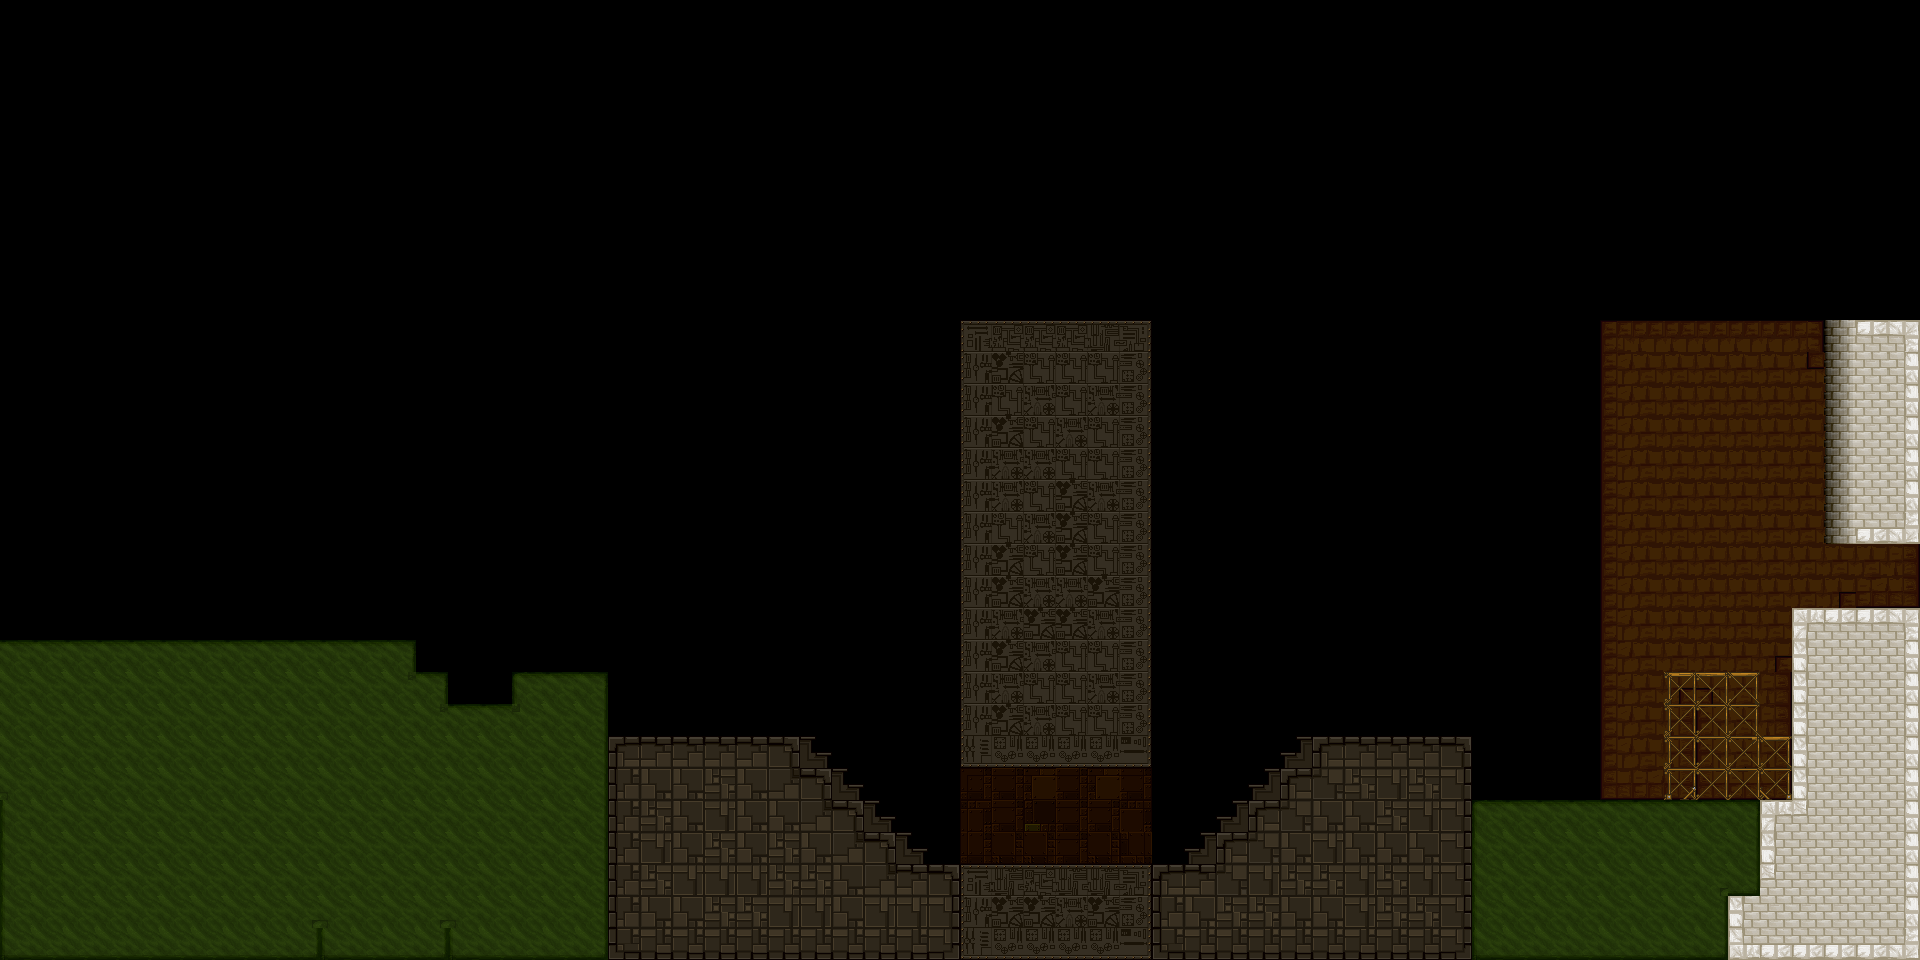

Rendered tile map (Tiled .tmx) drawn with the repository's tilesets; below, a short description and the map source with its tile grids summarised:
An orthogonal 60x30 tile map with 32x32 px tiles, 5 tile layers (Background1, Background2, Background3, Foreground1, ...), 3 tilesets and 6 objects.

<map version="1.0" tiledversion="1.1.5" orientation="orthogonal" renderorder="right-down" width="60" height="30" tilewidth="32" tileheight="32" infinite="0" nextobjectid="18">
 <properties>
  <property name="unity:scale" value="0.03125" />
 </properties>
 <tileset firstgid="1" source="../../Tilesets/Example.tsx" />
 <tileset firstgid="31" source="../../Tilesets/lab.tsx" />
 <tileset firstgid="131" source="../../Tilesets/cathedral.tsx" />
 <layer name="Background1" width="60" height="30">
  <properties>
   <property name="unity:sortingOrder" type="int" value="-3" />
  </properties>
  <data>[1800 cells, 0 non-empty, 0 distinct tile ids]</data>
 </layer>
 <layer name="Background2" width="60" height="30">
  <properties>
   <property name="unity:sortingOrder" type="int" value="-4" />
  </properties>
  <data>[1800 cells, 0 non-empty, 0 distinct tile ids]</data>
 </layer>
 <layer name="Background3" width="60" height="30">
  <properties>
   <property name="unity:sortingOrder" type="int" value="-3" />
  </properties>
  <data>[1800 cells, 307 non-empty, 45 distinct tile ids]</data>
 </layer>
 <layer name="Foreground1" width="60" height="30">
  <properties>
   <property name="unity:sortingOrder" type="int" value="3" />
  </properties>
  <data>[1800 cells, 540 non-empty, 62 distinct tile ids]</data>
 </layer>
 <layer name="Foreground2" width="60" height="30">
  <properties>
   <property name="unity:sortingOrder" type="int" value="4" />
  </properties>
  <data>[1800 cells, 0 non-empty, 0 distinct tile ids]</data>
 </layer>
 <objectgroup name="walls">
  <properties>
   <property name="unity:layer" value="Obstacle" />
  </properties>
  <object id="12" x="0" y="640">
   <polyline points="0,0 384,0 416,0 416,32 448,32 448,64 512,64 512,32 608,32 608,96 800,96 928,224 1184,224 1312,96" />
  </object>
  <object id="13" x="1312" y="736">
   <polyline points="0,0 160,0 160,64 480,64 480,-128 608,-128 608,224" />
  </object>
  <object id="14" x="1920" y="544">
   <polyline points="0,0 -96,0 -96,-224 0,-224" />
  </object>
  <object id="15" x="960" y="768">
   <polyline points="0,0 192,0 192,-448 0,-448 0,0" />
  </object>
 </objectgroup>
 <objectgroup name="JumpThru">
  <properties>
   <property name="unity:layer" value="Obstacle" />
   <property name="unity:tag" value="JumpThru" />
  </properties>
  <object id="16" x="1664" y="672">
   <polyline points="0,0 96,0" />
  </object>
  <object id="17" x="1760" y="736">
   <polyline points="0,0 32,0" />
  </object>
 </objectgroup>
</map>
